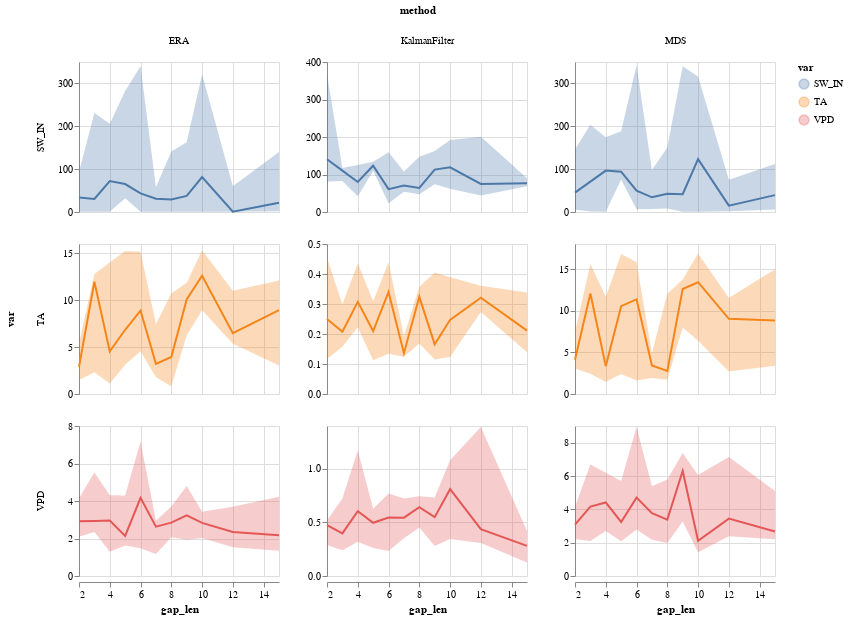

Notebook code cell kept with this figure:
### Code cell
plot_gap_len(gap_len_agg, y_label="").facet(column='method', row='var').resolve_scale(y='independent')

### Figure 1 — Vega-Lite specification as saved in the notebook (floating-point values rounded to 4 significant figures)
{"config": {"view": {"continuousWidth": 400, "continuousHeight": 300}}, "data": {"name": "data-2ef41d322fc5f85362ea43c8f5768c9b"}, "facet": {"column": {"field": "method", "type": "nominal"}, "row": {"field": "var", "type": "nominal"}}, "spec": {"layer": [{"mark": "line", "encoding": {"color": {"field": "var", "type": "nominal"}, "x": {"field": "gap_len", "title": "gap_len", "type": "quantitative"}, "y": {"field": "median", "title": "", "type": "quantitative"}}}, {"mark": "errorband", "encoding": {"color": {"field": "var", "type": "nominal"}, "x": {"field": "gap_len", "type": "quantitative"}, "y": {"field": "Q1", "title": "", "type": "quantitative"}, "y2": {"field": "Q3"}}}], "height": 150, "width": 200}, "resolve": {"scale": {"y": "independent"}}, "$schema": "https://vega.github.io/schema/vega-lite/v5.2.0.json", "datasets": {"data-2ef41d322fc5f85362ea43c8f5768c9b": [{"var": "SW_IN", "gap_len": 9, "method": "MDS", "median": 41.68, "Q1": 0.5958, "Q3": 339.8, "min": 0.5958, "max": 563.1}, {"var": "SW_IN", "gap_len": 4, "method": "KalmanFilter", "median": 79.93, "Q1": 41.99, "Q3": 125.6, "min": 27.44, "max": 261.5}, {"var": "TA", "gap_len": 10, "method": "ERA", "median": 12.62, "Q1": 8.925, "Q3": 15.32, "min": 3.774, "max": 17.62}, {"var": "SW_IN", "gap_len": 7, "method": "ERA", "median": 30.9, "Q1": 0.5929, "Q3": 57.96, "min": 0.5929, "max": 135.7}, {"var": "SW_IN", "gap_len": 15, "method": "KalmanFilter", "median": 76.7, "Q1": 68.94, "Q3": 89.9, "min": 43.66, "max": 316.8}, {"var": "VPD", "gap_len": 3, "method": "ERA", "median": 2.937, "Q1": 2.347, "Q3": 5.518, "min": 1.35, "max": 6.437}, {"var": "TA", "gap_len": 9, "method": "ERA", "median": 10.08, "Q1": 6.235, "Q3": 11.87, "min": 1.752, "max": 18.74}, {"var": "TA", "gap_len": 5, "method": "ERA", "median": 6.852, "Q1": 3.126, "Q3": 15.25, "min": 0.173, "max": 22.83}, {"var": "VPD", "gap_len": 8, "method": "ERA", "median": 2.846, "Q1": 2.071, "Q3": 3.713, "min": 1.331, "max": 7.099}, {"var": "SW_IN", "gap_len": 10, "method": "MDS", "median": 123.2, "Q1": 0.73, "Q3": 316.2, "min": 0.5958, "max": 448.7}, {"var": "VPD", "gap_len": 6, "method": "KalmanFilter", "median": 0.5449, "Q1": 0.2332, "Q3": 0.77, "min": 0.1275, "max": 1.502}, {"var": "VPD", "gap_len": 12, "method": "ERA", "median": 2.348, "Q1": 1.528, "Q3": 3.691, "min": 1.171, "max": 6.37}, {"var": "TA", "gap_len": 12, "method": "MDS", "median": 9.016, "Q1": 2.687, "Q3": 11.52, "min": 0.6192, "max": 15.24}, {"var": "TA", "gap_len": 2, "method": "ERA", "median": 2.893, "Q1": 1.48, "Q3": 5.411, "min": 0.1331, "max": 13.95}, {"var": "VPD", "gap_len": 9, "method": "MDS", "median": 6.303, "Q1": 3.267, "Q3": 7.38, "min": 1.796, "max": 9.099}, {"var": "SW_IN", "gap_len": 2, "method": "KalmanFilter", "median": 140.7, "Q1": 81.47, "Q3": 366.7, "min": 27.05, "max": 393.6}, {"var": "TA", "gap_len": 3, "method": "MDS", "median": 12.07, "Q1": 2.432, "Q3": 15.61, "min": 0.556, "max": 17.35}, {"var": "VPD", "gap_len": 7, "method": "ERA", "median": 2.634, "Q1": 1.175, "Q3": 2.945, "min": 0.9423, "max": 13.35}, {"var": "VPD", "gap_len": 10, "method": "MDS", "median": 2.114, "Q1": 1.422, "Q3": 6.055, "min": 1.051, "max": 15.07}, {"var": "SW_IN", "gap_len": 3, "method": "ERA", "median": 30.37, "Q1": 0.5929, "Q3": 231.1, "min": 0.5929, "max": 493.9}, {"var": "TA", "gap_len": 8, "method": "MDS", "median": 2.777, "Q1": 1.7, "Q3": 12.03, "min": 0.405, "max": 17.57}, {"var": "SW_IN", "gap_len": 8, "method": "ERA", "median": 29.09, "Q1": 0.5929, "Q3": 141.4, "min": 0.5925, "max": 222.6}, {"var": "VPD", "gap_len": 5, "method": "MDS", "median": 3.241, "Q1": 2.089, "Q3": 5.704, "min": 1.367, "max": 6.213}, {"var": "VPD", "gap_len": 6, "method": "ERA", "median": 4.168, "Q1": 1.482, "Q3": 7.176, "min": 1.204, "max": 12.56}, {"var": "VPD", "gap_len": 12, "method": "KalmanFilter", "median": 0.4368, "Q1": 0.3089, "Q3": 1.39, "min": 0.2523, "max": 2.225}, {"var": "TA", "gap_len": 6, "method": "MDS", "median": 11.36, "Q1": 1.621, "Q3": 15.81, "min": 1.036, "max": 19.14}, {"var": "SW_IN", "gap_len": 6, "method": "MDS", "median": 49.76, "Q1": 6.689, "Q3": 342.1, "min": 0.5958, "max": 606.8}, {"var": "SW_IN", "gap_len": 2, "method": "ERA", "median": 33.62, "Q1": 0.5929, "Q3": 93.21, "min": 0.5929, "max": 207.3}, {"var": "TA", "gap_len": 2, "method": "KalmanFilter", "median": 0.2498, "Q1": 0.117, "Q3": 0.4533, "min": 0.06977, "max": 0.5928}, {"var": "SW_IN", "gap_len": 8, "method": "KalmanFilter", "median": 64.23, "Q1": 47.54, "Q3": 147.2, "min": 37.83, "max": 261.1}, {"var": "TA", "gap_len": 7, "method": "MDS", "median": 3.427, "Q1": 1.918, "Q3": 4.879, "min": 1.445, "max": 12.93}, {"var": "SW_IN", "gap_len": 3, "method": "KalmanFilter", "median": 110.4, "Q1": 82.7, "Q3": 117.3, "min": 21.19, "max": 247.9}, {"var": "SW_IN", "gap_len": 5, "method": "MDS", "median": 94.1, "Q1": 76.02, "Q3": 188.3, "min": 0.8929, "max": 535.1}, {"var": "VPD", "gap_len": 2, "method": "MDS", "median": 3.085, "Q1": 2.225, "Q3": 4.158, "min": 1.339, "max": 6.519}, {"var": "VPD", "gap_len": 7, "method": "KalmanFilter", "median": 0.5448, "Q1": 0.353, "Q3": 0.724, "min": 0.132, "max": 3.666}, {"var": "TA", "gap_len": 12, "method": "KalmanFilter", "median": 0.3209, "Q1": 0.2736, "Q3": 0.3605, "min": 0.2001, "max": 0.391}, {"var": "VPD", "gap_len": 6, "method": "MDS", "median": 4.704, "Q1": 2.792, "Q3": 8.944, "min": 1.381, "max": 10.51}, {"var": "SW_IN", "gap_len": 6, "method": "ERA", "median": 43.37, "Q1": 0.5929, "Q3": 339.9, "min": 0.5929, "max": 534.1}, {"var": "TA", "gap_len": 6, "method": "ERA", "median": 8.883, "Q1": 4.568, "Q3": 15.18, "min": 0.7138, "max": 17.1}, {"var": "VPD", "gap_len": 9, "method": "KalmanFilter", "median": 0.5496, "Q1": 0.2797, "Q3": 0.7321, "min": 0.2096, "max": 1.169}, {"var": "TA", "gap_len": 3, "method": "KalmanFilter", "median": 0.2074, "Q1": 0.1578, "Q3": 0.2988, "min": 0.07069, "max": 0.4225}, {"var": "VPD", "gap_len": 2, "method": "ERA", "median": 2.914, "Q1": 2.09, "Q3": 4.144, "min": 1.398, "max": 7.956}, {"var": "SW_IN", "gap_len": 2, "method": "MDS", "median": 45.19, "Q1": 5.802, "Q3": 146.0, "min": 0.5958, "max": 252.2}, {"var": "SW_IN", "gap_len": 5, "method": "ERA", "median": 65.25, "Q1": 32.18, "Q3": 282.2, "min": 0.5929, "max": 630.2}, {"var": "TA", "gap_len": 7, "method": "ERA", "median": 3.215, "Q1": 1.796, "Q3": 7.48, "min": 0.1331, "max": 12.08}, {"var": "TA", "gap_len": 8, "method": "KalmanFilter", "median": 0.3238, "Q1": 0.1683, "Q3": 0.3572, "min": 0.1216, "max": 0.6188}, {"var": "VPD", "gap_len": 5, "method": "KalmanFilter", "median": 0.4968, "Q1": 0.2613, "Q3": 0.6275, "min": 0.2011, "max": 1.209}, {"var": "VPD", "gap_len": 10, "method": "KalmanFilter", "median": 0.8106, "Q1": 0.3448, "Q3": 1.081, "min": 0.1498, "max": 1.671}, {"var": "SW_IN", "gap_len": 6, "method": "KalmanFilter", "median": 60.91, "Q1": 23.53, "Q3": 159.1, "min": 21.97, "max": 207.0}, {"var": "TA", "gap_len": 6, "method": "KalmanFilter", "median": 0.3401, "Q1": 0.134, "Q3": 0.4394, "min": 0.08735, "max": 0.8358}, {"var": "VPD", "gap_len": 12, "method": "MDS", "median": 3.443, "Q1": 2.388, "Q3": 7.134, "min": 1.53, "max": 7.658}, {"var": "TA", "gap_len": 12, "method": "ERA", "median": 6.486, "Q1": 5.353, "Q3": 11.02, "min": 0.7271, "max": 12.14}, {"var": "TA", "gap_len": 3, "method": "ERA", "median": 11.98, "Q1": 2.32, "Q3": 12.8, "min": 0.9746, "max": 15.54}, {"var": "TA", "gap_len": 8, "method": "ERA", "median": 3.956, "Q1": 0.818, "Q3": 10.71, "min": 0.5666, "max": 14.66}, {"var": "TA", "gap_len": 2, "method": "MDS", "median": 4.106, "Q1": 3.074, "Q3": 7.401, "min": 0.8102, "max": 18.42}, {"var": "VPD", "gap_len": 2, "method": "KalmanFilter", "median": 0.4743, "Q1": 0.2894, "Q3": 0.5183, "min": 0.2545, "max": 1.277}, {"var": "VPD", "gap_len": 10, "method": "ERA", "median": 2.83, "Q1": 2.023, "Q3": 3.433, "min": 1.334, "max": 10.42}, {"var": "SW_IN", "gap_len": 5, "method": "KalmanFilter", "median": 123.5, "Q1": 109.4, "Q3": 134.0, "min": 71.5, "max": 219.1}, {"var": "VPD", "gap_len": 7, "method": "MDS", "median": 3.774, "Q1": 2.182, "Q3": 5.389, "min": 1.551, "max": 6.194}, {"var": "VPD", "gap_len": 9, "method": "ERA", "median": 3.229, "Q1": 1.932, "Q3": 4.803, "min": 1.274, "max": 14.35}, {"var": "SW_IN", "gap_len": 3, "method": "MDS", "median": 70.79, "Q1": 1.374, "Q3": 203.4, "min": 0.5958, "max": 730.8}, {"var": "VPD", "gap_len": 5, "method": "ERA", "median": 2.139, "Q1": 1.625, "Q3": 4.288, "min": 1.239, "max": 8.971}, {"var": "TA", "gap_len": 7, "method": "KalmanFilter", "median": 0.1362, "Q1": 0.1239, "Q3": 0.1935, "min": 0.09243, "max": 0.3449}, {"var": "SW_IN", "gap_len": 8, "method": "MDS", "median": 42.48, "Q1": 8.094, "Q3": 150.7, "min": 0.5958, "max": 269.2}, {"var": "SW_IN", "gap_len": 12, "method": "MDS", "median": 14.79, "Q1": 1.932, "Q3": 75.53, "min": 0.5958, "max": 100.5}, {"var": "SW_IN", "gap_len": 7, "method": "MDS", "median": 34.25, "Q1": 7.264, "Q3": 97.98, "min": 0.5958, "max": 184.6}, {"var": "TA", "gap_len": 9, "method": "MDS", "median": 12.6, "Q1": 7.986, "Q3": 13.73, "min": 1.448, "max": 21.68}, {"var": "TA", "gap_len": 10, "method": "MDS", "median": 13.41, "Q1": 6.38, "Q3": 16.85, "min": 0.4281, "max": 20.6}, {"var": "SW_IN", "gap_len": 9, "method": "ERA", "median": 37.57, "Q1": 0.5929, "Q3": 162.7, "min": 0.5929, "max": 467.6}, {"var": "TA", "gap_len": 4, "method": "KalmanFilter", "median": 0.3071, "Q1": 0.2226, "Q3": 0.4361, "min": 0.08683, "max": 1.311}, {"var": "VPD", "gap_len": 8, "method": "MDS", "median": 3.387, "Q1": 1.979, "Q3": 5.791, "min": 1.239, "max": 10.82}, {"var": "TA", "gap_len": 15, "method": "KalmanFilter", "median": 0.2114, "Q1": 0.1392, "Q3": 0.338, "min": 0.05656, "max": 0.5203}, {"var": "VPD", "gap_len": 3, "method": "MDS", "median": 4.161, "Q1": 2.102, "Q3": 6.688, "min": 1.942, "max": 10.87}, {"var": "VPD", "gap_len": 4, "method": "KalmanFilter", "median": 0.6042, "Q1": 0.3201, "Q3": 1.172, "min": 0.1283, "max": 2.961}, {"var": "SW_IN", "gap_len": 10, "method": "ERA", "median": 81.6, "Q1": 0.5929, "Q3": 321.7, "min": 0.5929, "max": 430.7}, {"var": "VPD", "gap_len": 15, "method": "KalmanFilter", "median": 0.2811, "Q1": 0.1264, "Q3": 0.4194, "min": 0.07261, "max": 0.5865}, {"var": "TA", "gap_len": 5, "method": "MDS", "median": 10.54, "Q1": 2.386, "Q3": 16.81, "min": 0.8957, "max": 19.77}, {"var": "SW_IN", "gap_len": 9, "method": "KalmanFilter", "median": 113.2, "Q1": 74.08, "Q3": 162.7, "min": 51.78, "max": 372.7}, {"var": "VPD", "gap_len": 15, "method": "ERA", "median": 2.179, "Q1": 1.352, "Q3": 4.221, "min": 1.184, "max": 7.956}, {"var": "SW_IN", "gap_len": 10, "method": "KalmanFilter", "median": 119.3, "Q1": 62.23, "Q3": 192.0, "min": 50.4, "max": 270.8}, {"var": "SW_IN", "gap_len": 15, "method": "MDS", "median": 39.32, "Q1": 5.924, "Q3": 112.2, "min": 0.5958, "max": 319.2}, {"var": "VPD", "gap_len": 4, "method": "ERA", "median": 2.963, "Q1": 1.292, "Q3": 4.304, "min": 0.7143, "max": 6.675}, {"var": "SW_IN", "gap_len": 4, "method": "MDS", "median": 96.67, "Q1": 0.5958, "Q3": 174.5, "min": 0.5958, "max": 412.2}, {"var": "TA", "gap_len": 4, "method": "ERA", "median": 4.541, "Q1": 1.109, "Q3": 14.02, "min": 0.6089, "max": 16.55}, {"var": "TA", "gap_len": 15, "method": "ERA", "median": 8.942, "Q1": 3.037, "Q3": 12.1, "min": 1.109, "max": 17.1}, {"var": "SW_IN", "gap_len": 12, "method": "KalmanFilter", "median": 74.76, "Q1": 44.18, "Q3": 200.5, "min": 18.43, "max": 518.6}, {"var": "SW_IN", "gap_len": 7, "method": "KalmanFilter", "median": 70.5, "Q1": 54.33, "Q3": 108.2, "min": 17.95, "max": 165.7}, {"var": "SW_IN", "gap_len": 4, "method": "ERA", "median": 72.23, "Q1": 0.5929, "Q3": 206.0, "min": 0.5929, "max": 496.3}, {"var": "VPD", "gap_len": 4, "method": "MDS", "median": 4.413, "Q1": 2.696, "Q3": 6.197, "min": 1.403, "max": 8.515}, {"var": "TA", "gap_len": 5, "method": "KalmanFilter", "median": 0.2099, "Q1": 0.1128, "Q3": 0.3092, "min": 0.07041, "max": 0.439}, {"var": "VPD", "gap_len": 15, "method": "MDS", "median": 2.671, "Q1": 2.201, "Q3": 5.106, "min": 1.186, "max": 10.63}, {"var": "TA", "gap_len": 15, "method": "MDS", "median": 8.833, "Q1": 3.405, "Q3": 14.96, "min": 0.2608, "max": 15.99}, {"var": "VPD", "gap_len": 8, "method": "KalmanFilter", "median": 0.6419, "Q1": 0.4519, "Q3": 0.7438, "min": 0.2104, "max": 1.008}, {"var": "TA", "gap_len": 4, "method": "MDS", "median": 3.345, "Q1": 1.444, "Q3": 11.68, "min": 0.2069, "max": 18.97}, {"var": "VPD", "gap_len": 3, "method": "KalmanFilter", "median": 0.3973, "Q1": 0.2399, "Q3": 0.724, "min": 0.1589, "max": 1.492}, {"var": "TA", "gap_len": 9, "method": "KalmanFilter", "median": 0.1655, "Q1": 0.1146, "Q3": 0.4047, "min": 0.04197, "max": 0.8315}, {"var": "SW_IN", "gap_len": 15, "method": "ERA", "median": 21.37, "Q1": 1.562, "Q3": 140.1, "min": 0.5929, "max": 287.7}, {"var": "TA", "gap_len": 10, "method": "KalmanFilter", "median": 0.2472, "Q1": 0.1237, "Q3": 0.3895, "min": 0.07494, "max": 0.8254}, {"var": "SW_IN", "gap_len": 12, "method": "ERA", "median": 0.5929, "Q1": 0.5929, "Q3": 60.29, "min": 0.5895, "max": 152.7}]}}
